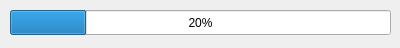
<?xml version="1.0" encoding="UTF-8"?>
<ui version="4.0">
 <class>QProgressDialog</class>
 <widget class="QDialog" name="QProgressDialog">
  <property name="windowModality">
   <enum>Qt::WindowModal</enum>
  </property>
  <property name="geometry">
   <rect>
    <x>0</x>
    <y>0</y>
    <width>400</width>
    <height>48</height>
   </rect>
  </property>
  <property name="sizePolicy">
   <sizepolicy hsizetype="Fixed" vsizetype="Fixed">
    <horstretch>0</horstretch>
    <verstretch>0</verstretch>
   </sizepolicy>
  </property>
  <property name="maximumSize">
   <size>
    <width>400</width>
    <height>116</height>
   </size>
  </property>
  <property name="windowTitle">
   <string>loading_comic</string>
  </property>
  <widget class="QProgressBar" name="progress_bar">
   <property name="geometry">
    <rect>
     <x>10</x>
     <y>10</y>
     <width>381</width>
     <height>25</height>
    </rect>
   </property>
   <property name="sizePolicy">
    <sizepolicy hsizetype="Ignored" vsizetype="Ignored">
     <horstretch>0</horstretch>
     <verstretch>0</verstretch>
    </sizepolicy>
   </property>
   <property name="maximumSize">
    <size>
     <width>381</width>
     <height>16777215</height>
    </size>
   </property>
   <property name="focusPolicy">
    <enum>Qt::WheelFocus</enum>
   </property>
   <property name="contextMenuPolicy">
    <enum>Qt::DefaultContextMenu</enum>
   </property>
   <property name="statusTip">
    <string/>
   </property>
   <property name="autoFillBackground">
    <bool>true</bool>
   </property>
   <property name="inputMethodHints">
    <set>Qt::ImhNone</set>
   </property>
   <property name="value">
    <number>20</number>
   </property>
   <property name="alignment">
    <set>Qt::AlignCenter</set>
   </property>
   <property name="orientation">
    <enum>Qt::Horizontal</enum>
   </property>
   <property name="invertedAppearance">
    <bool>false</bool>
   </property>
   <property name="textDirection">
    <enum>QProgressBar::TopToBottom</enum>
   </property>
   <property name="format">
    <string notr="true">%p%</string>
   </property>
  </widget>
 </widget>
 <resources/>
 <connections/>
</ui>
